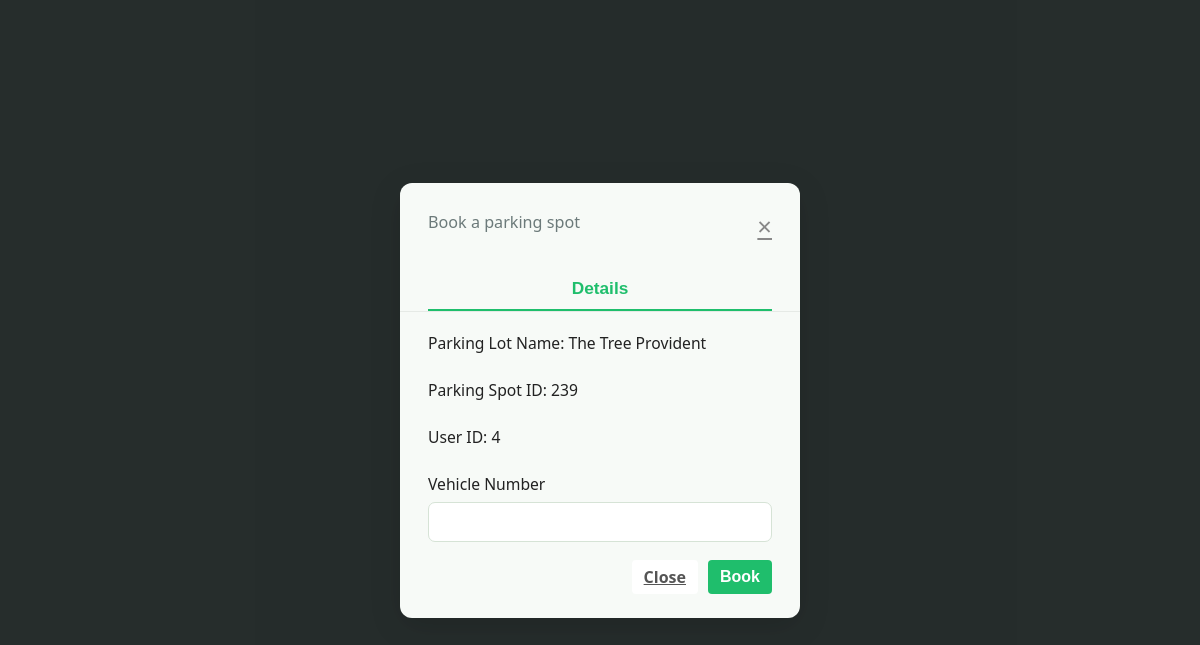
The page /book_spot/4/15 (signed in) on the database as committed earlier.
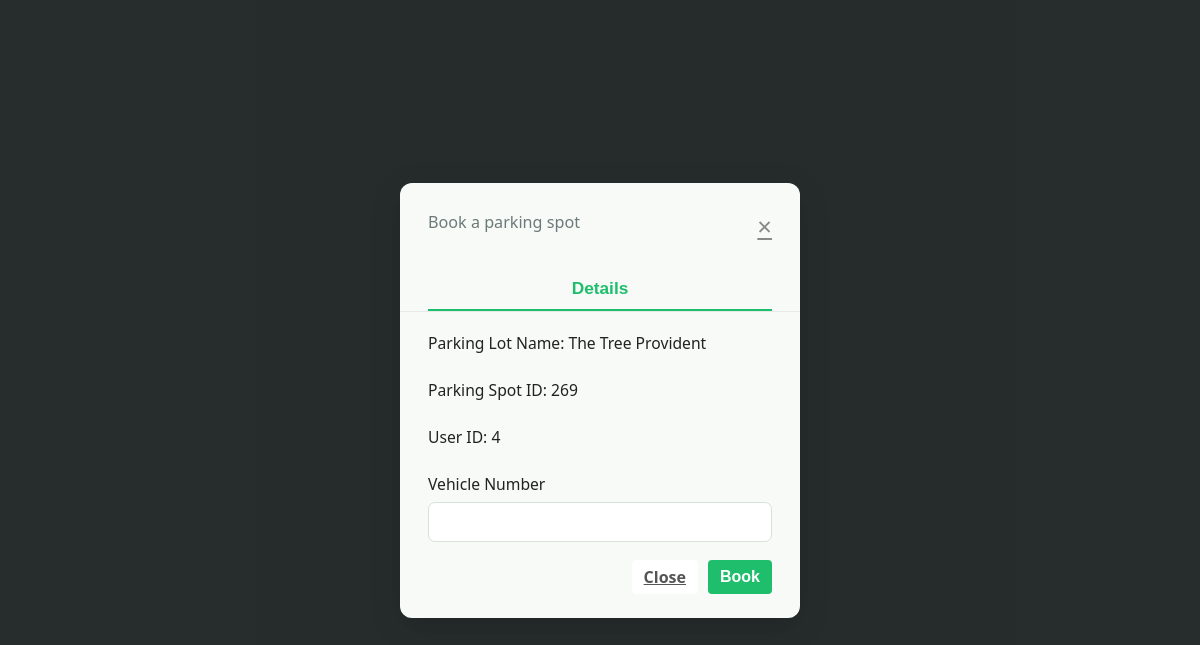
The same page on the database as committed later.
### models/models.py (models this page shows)
class Parking_lot(db.Model):
    __tablename__='parking_lot'
    lot_id=db.Column(db.Integer,primary_key=True,autoincrement=True)
    owner_id = db.Column(db.Integer, db.ForeignKey('user.id', ondelete='CASCADE'))
    lot_name= db.Column(db.Text,nullable=False,unique=True)
    lot_address=db.Column(db.Text,nullable=False)
    lot_spot_count=db.Column(db.Integer,nullable=False)
    lot_price_per_hour=db.Column(db.Integer,nullable=False)
    owner = db.relationship('User', backref=db.backref('parking_lots', passive_deletes=True))
    spots = db.relationship('Parking_spot', backref='lot', cascade="all, delete", passive_deletes=True)

class Parking_spot(db.Model):
    __tablename__ = 'parking_spot'
    id = db.Column(db.Integer, primary_key=True)
    lot_id = db.Column(db.Integer, db.ForeignKey('parking_lot.lot_id', ondelete="CASCADE"), nullable=False)
    spot_number = db.Column(db.Integer, nullable=False)
    is_available = db.Column(db.String, default="Yes",nullable=False)

### controllers/controllers.py (the view, shortened to what this page needs)
@main.route("/book_spot/<user_id>/<parking_lot_id>",methods=['GET','POST'])
@role_required('user')
@login_required
def book_spot(user_id,parking_lot_id):
    if request.method=="GET":
            check_availability= Parking_spot.query.filter_by(lot_id=parking_lot_id,is_available="Yes").count()
            if check_availability>0:
                parking_spot_id=Parking_spot.query.filter_by(lot_id=parking_lot_id,is_available="Yes").first().id
                parking_lot_price=Parking_lot.query.filter_by(lot_id=parking_lot_id).first().lot_price_per_hour
                parking_lot_name=Parking_lot.query.filter_by(lot_id=parking_lot_id).first().lot_name
                booking_spot_details={
                                            "user_id":user_id,
                                            "parking_lot_id":parking_lot_id,
                                            "parking_spot_id":parking_spot_id,
                                            "parking_lot_price":parking_lot_price,
                                            "parking_lot_name": parking_lot_name
                }
                return render_template("book_spot.html",booking_spot_details=booking_spot_details)
            else:
                 flash("No parking spots are available at the moment.", "warning")
                 return redirect(url_for('main.user_dashboard',id=user_id))

### app.py (called while the page is built)
def create_app():
    app = Flask(__name__, template_folder="templates")
    if os.getenv('ENV', 'development') != "production":
        print("Starting Local Development")
        app.config.from_object(LocalDevelopmentConfig)
    else:
        raise Exception("Currently no production config is setup")
    app.register_blueprint(main)
    db.init_app(app)
    login_manager = LoginManager()
    login_manager.login_view = "main.login"
    login_manager.init_app(app)
    @login_manager.user_loader
    def load_user(user_id):
        return User.query.get(int(user_id))
    return app

### controllers/controllers.py (called while the page is built)
def role_required(required_role):
    def decorator(f):
        @wraps(f)
        def decorated_function(*args, **kwargs):
            if not current_user.is_authenticated:
                flash('Please log in to access this page.', 'warning')
                return redirect(url_for('main.login'))
            if required_role == "admin" and current_user.is_admin != "Yes":
                flash('You do not have permission to access this page.', 'danger')
                return redirect(url_for('main.login'))
            return f(*args, **kwargs)
        return decorated_function
    return decorator

### templates/book_spot.html (shortened to what this page needs)
<!DOCTYPE html>
<html lang="en">
<head>
  <link rel="stylesheet" href="{{ url_for('static',filename='css/book_spot_style.css') }}">
</head>
<body>
  <div class="modal-bg">
    <div class="modal">
      <div class="modal-header">
        <div>
          <div class="modal-subtitle">Book a parking spot</div>
        </div> <a href="{{ url_for('main.user_dashboard',id=booking_spot_details.user_id) }}" class="modal-close" aria-label="Close">&times;</a>
      </div>
      <div class="modal-tabs">
        <button class="tab active">Details</button>
      </div>
      <div class="model-form">
      <form class="modal-form" action="{{ url_for('main.book_spot', parking_lot_id=booking_spot_details.parking_lot_id, user_id=booking_spot_details.user_id) }}" method="POST">
        <div class="form-group">
          <label for="lot_name">Parking Lot Name: {{ booking_spot_details.parking_lot_name }}</label>
        </div>
        <div class="form-group">
          <label for="lot_name">Parking Spot ID: {{ booking_spot_details.parking_spot_id }}</label>
        </div>
        <div class="form-group">
          <label for="user_id">User ID: {{ booking_spot_details.user_id }}</label>
        </div>
        <div class="form-group">
            <label for="vehicle_number"> Vehicle Number</label>
            <input type="text" pattern='[a-zA-Z0-9]*' id="vehicle_number" name="vehicle_number" title="Must be alphanumeric">
        </div>
        <div class="modal-actions">
          <a href="{{url_for('main.user_dashboard',id=booking_spot_details.user_id)}}" class='btn cancel'> Close </a>
          <button type="submit" class="btn primary" name="book">Book</button>
        </div>
      </form>
      </div>
    </div>
  </div>
</body>
</html>

### static/css/book_spot_style.css (style rules this page uses)
body { margin: 0; font-family: 'Segoe UI', Arial, sans-serif; background: #232725; }
.modal-bg { position: fixed; top: 0; left: 0; right: 0; bottom: 0; background: rgba(40, 50, 50, 0.55); display: flex; align-items: center; justify-content: center; min-height: 100vh; z-index: 1000; }
.modal { background: #f7faf7; border-radius: 12px; box-shadow: 0 8px 32px rgba(0,0,0,0.14); width: 400px; max-width: 95vw; padding: 0 0 24px 0; animation: fadeIn 0.1s; }
.modal-header { display: flex; align-items: flex-start; justify-content: space-between; padding: 24px 28px 0 28px; }
.modal-subtitle { font-size: 1.01rem; color: #6c7a7a; margin-top: 4px; }
.modal-close { background: none; border: none; font-size: 1.6rem; color: #888; cursor: pointer; margin-left: 8px; margin-top: 2px; transition: color 0.15s; }
.modal-tabs { display: flex; border-bottom: 1.5px solid #e6eae6; margin: 22px 0 0 0; padding: 0 28px; }
.tab { flex: 1; background: none; border: none; font-size: 1.08rem; font-weight: 500; padding: 12px 0 10px 0; cursor: pointer; color: #5e6464; border-bottom: 2.5px solid transparent; transition: color 0.18s, border 0.18s, background 0.18s; }
.tab.active { color: #1fbe6c; border-bottom: 2.5px solid #1fbe6c; background: #f7faf7; font-weight: 700; }
.modal-form { padding: 20px 28px 0 28px; }
.form-group { display: flex; flex-direction: column; margin-bottom: 18px; }
.form-group label { font-size: 0.98rem; color: #222; font-weight: 500; margin-bottom: 7px; }
.form-group input[type="text"], .form-group input[type="number"] { padding: 10px 12px; border: 1.2px solid #d6e3d6; border-radius: 7px; font-size: 1rem; background: #fff; outline: none; transition: border 0.2s; }
.modal-actions { display: flex; justify-content: flex-end; gap: 10px; margin-top: 18px; }
.btn { font-size: 1rem; padding: 9px 18px; border-radius: 7px; border: 1.5px solid #e0e0e0; cursor: pointer; font-weight: 500; background: #fff; transition: background 0.18s, color 0.18s, border 0.18s; }
.btn.cancel { color: #555; border-color: #e0e0e0; }
.btn.primary { background: #1fbe6c; color: #fff; border-color: #1fbe6c; }
.btn { padding: 6px 12px; border: none; color: white; font-weight: bold; border-radius: 4px; cursor: pointer; }

Rows that differ between the two databases and show on the page:
added Parking_spot: parking_spot_id "269"
Other text that changed with them:
{{ booking_spot_details.parking_spot_id }}: "239" → (not shown)
